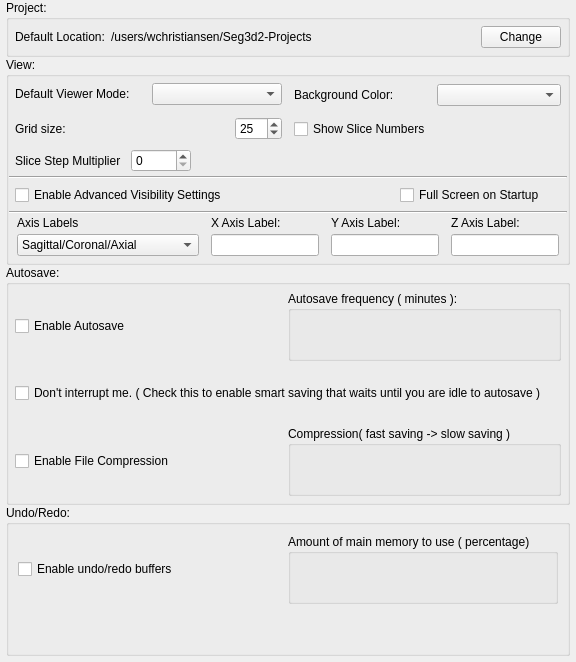
     <widget class="QWidget" name="tab_general_">
      <attribute name="title">
       <string>General</string>
      </attribute>
      <layout class="QVBoxLayout" name="verticalLayout_12">
       <property name="spacing">
        <number>0</number>
       </property>
       <property name="leftMargin">
        <number>6</number>
       </property>
       <property name="topMargin">
        <number>0</number>
       </property>
       <property name="rightMargin">
        <number>6</number>
       </property>
       <property name="bottomMargin">
        <number>6</number>
       </property>
       <item>
        <widget class="QGroupBox" name="groupBox_9">
         <property name="sizePolicy">
          <sizepolicy hsizetype="Preferred" vsizetype="Fixed">
           <horstretch>0</horstretch>
           <verstretch>0</verstretch>
          </sizepolicy>
         </property>
         <property name="title">
          <string>Project:</string>
         </property>
         <layout class="QVBoxLayout" name="verticalLayout_10">
          <property name="spacing">
           <number>0</number>
          </property>
          <property name="margin">
           <number>0</number>
          </property>
          <item>
           <widget class="QWidget" name="widget_2" native="true">
            <property name="minimumSize">
             <size>
              <width>0</width>
              <height>32</height>
             </size>
            </property>
            <layout class="QHBoxLayout" name="horizontalLayout_2">
             <property name="margin">
              <number>6</number>
             </property>
             <item>
              <widget class="QLabel" name="label_10">
               <property name="text">
                <string>Default Location:</string>
               </property>
              </widget>
             </item>
             <item>
              <widget class="QLabel" name="path_">
               <property name="sizePolicy">
                <sizepolicy hsizetype="MinimumExpanding" vsizetype="Preferred">
                 <horstretch>0</horstretch>
                 <verstretch>0</verstretch>
                </sizepolicy>
               </property>
               <property name="text">
                <string>/users/wchristiansen/Seg3d2-Projects</string>
               </property>
              </widget>
             </item>
             <item>
              <widget class="QPushButton" name="change_directory_button_">
               <property name="text">
                <string>Change</string>
               </property>
               <property name="autoDefault">
                <bool>false</bool>
               </property>
              </widget>
             </item>
            </layout>
           </widget>
          </item>
         </layout>
        </widget>
       </item>
       <item>
        <widget class="QGroupBox" name="groupBox_3">
         <property name="title">
          <string>View:</string>
         </property>
         <layout class="QVBoxLayout" name="verticalLayout_11">
          <property name="spacing">
           <number>0</number>
          </property>
          <property name="leftMargin">
           <number>0</number>
          </property>
          <property name="topMargin">
           <number>0</number>
          </property>
          <property name="rightMargin">
           <number>0</number>
          </property>
          <property name="bottomMargin">
           <number>4</number>
          </property>
          <item>
           <widget class="QWidget" name="widget_20" native="true">
            <layout class="QHBoxLayout" name="horizontalLayout_12" stretch="1,1">
             <property name="spacing">
              <number>0</number>
             </property>
             <property name="margin">
              <number>0</number>
             </property>
             <item>
              <widget class="QWidget" name="widget_21" native="true">
               <layout class="QGridLayout" name="gridLayout_4" columnstretch="0,0">
                <property name="horizontalSpacing">
                 <number>6</number>
                </property>
                <property name="verticalSpacing">
                 <number>12</number>
                </property>
                <property name="margin">
                 <number>6</number>
                </property>
                <item row="0" column="0">
                 <widget class="QLabel" name="label">
                  <property name="sizePolicy">
                   <sizepolicy hsizetype="MinimumExpanding" vsizetype="Preferred">
                    <horstretch>0</horstretch>
                    <verstretch>0</verstretch>
                   </sizepolicy>
                  </property>
                  <property name="text">
                   <string>Default Viewer Mode:</string>
                  </property>
                 </widget>
                </item>
                <item row="0" column="1">
                 <widget class="QComboBox" name="viewer_mode_combobox_"/>
                </item>
                <item row="1" column="0">
                 <widget class="QLabel" name="label_3">
                  <property name="sizePolicy">
                   <sizepolicy hsizetype="MinimumExpanding" vsizetype="Preferred">
                    <horstretch>0</horstretch>
                    <verstretch>0</verstretch>
                   </sizepolicy>
                  </property>
                  <property name="text">
                   <string>Grid size:</string>
                  </property>
                 </widget>
                </item>
                <item row="1" column="1">
                 <widget class="QWidget" name="widget_22" native="true">
                  <layout class="QHBoxLayout" name="horizontalLayout_19">
                   <property name="spacing">
                    <number>0</number>
                   </property>
                   <property name="margin">
                    <number>0</number>
                   </property>
                   <item>
                    <spacer name="horizontalSpacer_4">
                     <property name="orientation">
                      <enum>Qt::Horizontal</enum>
                     </property>
                     <property name="sizeHint" stdset="0">
                      <size>
                       <width>40</width>
                       <height>20</height>
                      </size>
                     </property>
                    </spacer>
                   </item>
                   <item>
                    <widget class="QSpinBox" name="grid_size_spinbox_">
                     <property name="sizePolicy">
                      <sizepolicy hsizetype="Preferred" vsizetype="Fixed">
                       <horstretch>0</horstretch>
                       <verstretch>0</verstretch>
                      </sizepolicy>
                     </property>
                     <property name="maximumSize">
                      <size>
                       <width>85</width>
                       <height>16777215</height>
                      </size>
                     </property>
                     <property name="minimum">
                      <number>1</number>
                     </property>
                     <property name="maximum">
                      <number>100</number>
                     </property>
                     <property name="value">
                      <number>25</number>
                     </property>
                    </widget>
                   </item>
                  </layout>
                 </widget>
                </item>
               </layout>
              </widget>
             </item>
             <item>
              <widget class="QWidget" name="widget_4" native="true">
               <property name="layoutDirection">
                <enum>Qt::LeftToRight</enum>
               </property>
               <layout class="QGridLayout" name="gridLayout">
                <property name="horizontalSpacing">
                 <number>6</number>
                </property>
                <property name="verticalSpacing">
                 <number>12</number>
                </property>
                <property name="margin">
                 <number>6</number>
                </property>
                <item row="0" column="1">
                 <widget class="QComboBox" name="background_color_combobox_">
                  <property name="maximumSize">
                   <size>
                    <width>16777215</width>
                    <height>16777215</height>
                   </size>
                  </property>
                 </widget>
                </item>
                <item row="2" column="0">
                 <widget class="QCheckBox" name="show_slice_numbers_checkbox_">
                  <property name="text">
                   <string>Show Slice Numbers</string>
                  </property>
                 </widget>
                </item>
                <item row="0" column="0">
                 <widget class="QLabel" name="label_2">
                  <property name="text">
                   <string>Background Color:</string>
                  </property>
                 </widget>
                </item>
               </layout>
              </widget>
             </item>
            </layout>
           </widget>
          </item>
          <item>
           <widget class="QWidget" name="widget_15" native="true">
            <property name="minimumSize">
             <size>
              <width>0</width>
              <height>30</height>
             </size>
            </property>
            <property name="toolTip">
             <string>When you are navigating through the slices with the arrow keys, press shift to jump forward or backward this number of slices.</string>
            </property>
            <layout class="QHBoxLayout" name="horizontalLayout_17">
             <property name="leftMargin">
              <number>6</number>
             </property>
             <property name="topMargin">
              <number>0</number>
             </property>
             <property name="rightMargin">
              <number>6</number>
             </property>
             <property name="bottomMargin">
              <number>0</number>
             </property>
             <item>
              <widget class="QWidget" name="widget_16" native="true">
               <layout class="QHBoxLayout" name="horizontalLayout_13">
                <property name="spacing">
                 <number>0</number>
                </property>
                <property name="margin">
                 <number>0</number>
                </property>
                <item>
                 <widget class="QLabel" name="label_9">
                  <property name="minimumSize">
                   <size>
                    <width>110</width>
                    <height>0</height>
                   </size>
                  </property>
                  <property name="text">
                   <string>Slice Step Multiplier</string>
                  </property>
                 </widget>
                </item>
               </layout>
              </widget>
             </item>
             <item>
              <widget class="QWidget" name="widget_18" native="true">
               <property name="minimumSize">
                <size>
                 <width>60</width>
                 <height>0</height>
                </size>
               </property>
               <layout class="QHBoxLayout" name="horizontalLayout_16">
                <property name="spacing">
                 <number>0</number>
                </property>
                <property name="margin">
                 <number>0</number>
                </property>
                <item>
                 <widget class="QSpinBox" name="slice_step_multiplier_spinbox_"/>
                </item>
               </layout>
              </widget>
             </item>
             <item>
              <spacer name="horizontalSpacer_3">
               <property name="orientation">
                <enum>Qt::Horizontal</enum>
               </property>
               <property name="sizeHint" stdset="0">
                <size>
                 <width>301</width>
                 <height>20</height>
                </size>
               </property>
              </spacer>
             </item>
            </layout>
           </widget>
          </item>
          <item>
           <widget class="Line" name="line">
            <property name="orientation">
             <enum>Qt::Horizontal</enum>
            </property>
           </widget>
          </item>
          <item>
           <widget class="QWidget" name="widget_3" native="true">
            <property name="sizePolicy">
             <sizepolicy hsizetype="Preferred" vsizetype="Fixed">
              <horstretch>0</horstretch>
              <verstretch>0</verstretch>
             </sizepolicy>
            </property>
            <layout class="QHBoxLayout" name="horizontalLayout_11">
             <property name="margin">
              <number>6</number>
             </property>
             <item>
              <widget class="QCheckBox" name="advanced_visibility_checkbox_">
               <property name="text">
                <string>Enable Advanced Visibility Settings</string>
               </property>
              </widget>
             </item>
             <item>
              <widget class="QWidget" name="widget_17" native="true"/>
             </item>
             <item>
              <widget class="QCheckBox" name="full_screen_on_startup_checkbox_">
               <property name="text">
                <string>Full Screen on Startup</string>
               </property>
               <property name="checked">
                <bool>false</bool>
               </property>
              </widget>
             </item>
            </layout>
           </widget>
          </item>
          <item>
           <widget class="Line" name="line_2">
            <property name="orientation">
             <enum>Qt::Horizontal</enum>
            </property>
           </widget>
          </item>
          <item>
           <widget class="QWidget" name="widget_23" native="true">
            <property name="minimumSize">
             <size>
              <width>0</width>
              <height>42</height>
             </size>
            </property>
            <layout class="QHBoxLayout" name="horizontalLayout_20" stretch="1,1,1,1">
             <property name="spacing">
              <number>8</number>
             </property>
             <property name="leftMargin">
              <number>6</number>
             </property>
             <property name="topMargin">
              <number>0</number>
             </property>
             <property name="rightMargin">
              <number>6</number>
             </property>
             <property name="bottomMargin">
              <number>0</number>
             </property>
             <item>
              <widget class="QWidget" name="widget_27" native="true">
               <layout class="QVBoxLayout" name="verticalLayout_19">
                <property name="spacing">
                 <number>4</number>
                </property>
                <property name="margin">
                 <number>2</number>
                </property>
                <item>
                 <widget class="QLabel" name="label_20">
                  <property name="text">
                   <string>Axis Labels</string>
                  </property>
                 </widget>
                </item>
                <item>
                 <widget class="QComboBox" name="axis_combobox_">
                  <item>
                   <property name="text">
                    <string>Sagittal/Coronal/Axial</string>
                   </property>
                  </item>
                  <item>
                   <property name="text">
                    <string>Sagittal/Coronal/Transverse</string>
                   </property>
                  </item>
                  <item>
                   <property name="text">
                    <string>X/Y/Z</string>
                   </property>
                  </item>
                  <item>
                   <property name="text">
                    <string>Custom</string>
                   </property>
                  </item>
                 </widget>
                </item>
               </layout>
              </widget>
             </item>
             <item>
              <widget class="QWidget" name="widget_24" native="true">
               <layout class="QVBoxLayout" name="verticalLayout_16">
                <property name="spacing">
                 <number>4</number>
                </property>
                <property name="margin">
                 <number>2</number>
                </property>
                <item>
                 <widget class="QLabel" name="label_7">
                  <property name="text">
                   <string>X Axis Label:</string>
                  </property>
                 </widget>
                </item>
                <item>
                 <widget class="QLineEdit" name="x_lineedit_"/>
                </item>
               </layout>
              </widget>
             </item>
             <item>
              <widget class="QWidget" name="widget_25" native="true">
               <layout class="QVBoxLayout" name="verticalLayout_17">
                <property name="spacing">
                 <number>4</number>
                </property>
                <property name="margin">
                 <number>2</number>
                </property>
                <item>
                 <widget class="QLabel" name="label_8">
                  <property name="text">
                   <string>Y Axis Label:</string>
                  </property>
                 </widget>
                </item>
                <item>
                 <widget class="QLineEdit" name="y_lineedit_"/>
                </item>
               </layout>
              </widget>
             </item>
             <item>
              <widget class="QWidget" name="widget_26" native="true">
               <layout class="QVBoxLayout" name="verticalLayout_18">
                <property name="spacing">
                 <number>4</number>
                </property>
                <property name="margin">
                 <number>2</number>
                </property>
                <item>
                 <widget class="QLabel" name="label_19">
                  <property name="text">
                   <string>Z Axis Label:</string>
                  </property>
                 </widget>
                </item>
                <item>
                 <widget class="QLineEdit" name="z_lineedit_"/>
                </item>
               </layout>
              </widget>
             </item>
            </layout>
           </widget>
          </item>
         </layout>
        </widget>
       </item>
       <item>
        <widget class="QGroupBox" name="groupBox_2">
         <property name="sizePolicy">
          <sizepolicy hsizetype="Preferred" vsizetype="Preferred">
           <horstretch>0</horstretch>
           <verstretch>0</verstretch>
          </sizepolicy>
         </property>
         <property name="minimumSize">
          <size>
           <width>0</width>
           <height>240</height>
          </size>
         </property>
         <property name="title">
          <string>Autosave:</string>
         </property>
         <layout class="QVBoxLayout" name="verticalLayout">
          <property name="spacing">
           <number>2</number>
          </property>
          <property name="margin">
           <number>0</number>
          </property>
          <item>
           <widget class="QWidget" name="widget_13" native="true">
            <property name="minimumSize">
             <size>
              <width>0</width>
              <height>32</height>
             </size>
            </property>
            <layout class="QHBoxLayout" name="horizontalLayout_14" stretch="1,1">
             <property name="spacing">
              <number>0</number>
             </property>
             <property name="margin">
              <number>6</number>
             </property>
             <item>
              <widget class="QCheckBox" name="auto_save_checkbox_">
               <property name="text">
                <string>Enable Autosave</string>
               </property>
              </widget>
             </item>
             <item>
              <widget class="QGroupBox" name="groupBox_4">
               <property name="sizePolicy">
                <sizepolicy hsizetype="Preferred" vsizetype="Minimum">
                 <horstretch>0</horstretch>
                 <verstretch>0</verstretch>
                </sizepolicy>
               </property>
               <property name="minimumSize">
                <size>
                 <width>0</width>
                 <height>70</height>
                </size>
               </property>
               <property name="title">
                <string>Autosave frequency ( minutes ):</string>
               </property>
               <layout class="QHBoxLayout" name="horizontalLayout_15">
                <property name="spacing">
                 <number>0</number>
                </property>
                <property name="leftMargin">
                 <number>4</number>
                </property>
                <property name="topMargin">
                 <number>2</number>
                </property>
                <property name="rightMargin">
                 <number>4</number>
                </property>
                <property name="bottomMargin">
                 <number>4</number>
                </property>
                <item>
                 <widget class="QtUtils::QtSliderIntCombo" name="auto_save_timer_adjuster_" native="true"/>
                </item>
               </layout>
              </widget>
             </item>
            </layout>
           </widget>
          </item>
          <item>
           <widget class="QWidget" name="widget_19" native="true">
            <layout class="QHBoxLayout" name="horizontalLayout_23">
             <property name="spacing">
              <number>0</number>
             </property>
             <property name="margin">
              <number>6</number>
             </property>
             <item>
              <widget class="QCheckBox" name="smart_save_checkbox_">
               <property name="text">
                <string>Don't interrupt me. ( Check this to enable smart saving that waits until you are idle to autosave )</string>
               </property>
              </widget>
             </item>
            </layout>
           </widget>
          </item>
          <item>
           <widget class="QWidget" name="widget_14" native="true">
            <layout class="QHBoxLayout" name="horizontalLayout_3" stretch="1,1">
             <property name="spacing">
              <number>0</number>
             </property>
             <property name="margin">
              <number>6</number>
             </property>
             <item>
              <widget class="QCheckBox" name="enable_compression_checkbox_">
               <property name="text">
                <string>Enable File Compression</string>
               </property>
              </widget>
             </item>
             <item>
              <widget class="QGroupBox" name="groupBox_5">
               <property name="sizePolicy">
                <sizepolicy hsizetype="Preferred" vsizetype="Minimum">
                 <horstretch>0</horstretch>
                 <verstretch>0</verstretch>
                </sizepolicy>
               </property>
               <property name="minimumSize">
                <size>
                 <width>0</width>
                 <height>70</height>
                </size>
               </property>
               <property name="title">
                <string>Compression( fast saving -&gt; slow saving )</string>
               </property>
               <layout class="QHBoxLayout" name="horizontalLayout_18">
                <property name="spacing">
                 <number>0</number>
                </property>
                <property name="leftMargin">
                 <number>4</number>
                </property>
                <property name="topMargin">
                 <number>2</number>
                </property>
                <property name="rightMargin">
                 <number>4</number>
                </property>
                <property name="bottomMargin">
                 <number>4</number>
                </property>
                <item>
                 <widget class="QtUtils::QtSliderIntCombo" name="compression_adjuster_" native="true"/>
                </item>
               </layout>
              </widget>
             </item>
            </layout>
           </widget>
          </item>
         </layout>
        </widget>
       </item>
       <item>
        <widget class="QGroupBox" name="groupBox_6">
         <property name="sizePolicy">
          <sizepolicy hsizetype="Preferred" vsizetype="Fixed">
           <horstretch>0</horstretch>
           <verstretch>0</verstretch>
          </sizepolicy>
         </property>
         <property name="title">
          <string>Undo/Redo:</string>
         </property>
         <layout class="QVBoxLayout" name="verticalLayout_20">
          <property name="margin">
           <number>0</number>
          </property>
          <item>
           <widget class="QWidget" name="widget_28" native="true">
            <layout class="QHBoxLayout" name="horizontalLayout_24">
             <item>
              <widget class="QCheckBox" name="enable_undo_">
               <property name="text">
                <string>Enable undo/redo buffers</string>
               </property>
              </widget>
             </item>
             <item>
              <widget class="QGroupBox" name="groupBox_10">
               <property name="sizePolicy">
                <sizepolicy hsizetype="Preferred" vsizetype="Minimum">
                 <horstretch>0</horstretch>
                 <verstretch>0</verstretch>
                </sizepolicy>
               </property>
               <property name="minimumSize">
                <size>
                 <width>0</width>
                 <height>70</height>
                </size>
               </property>
               <property name="title">
                <string>Amount of main memory to use ( percentage)</string>
               </property>
               <layout class="QHBoxLayout" name="horizontalLayout_22">
                <property name="spacing">
                 <number>0</number>
                </property>
                <property name="leftMargin">
                 <number>4</number>
                </property>
                <property name="topMargin">
                 <number>2</number>
                </property>
                <property name="rightMargin">
                 <number>4</number>
                </property>
                <property name="bottomMargin">
                 <number>4</number>
                </property>
                <item>
                 <widget class="QtUtils::QtSliderDoubleCombo" name="percent_of_memory_" native="true"/>
                </item>
               </layout>
              </widget>
             </item>
            </layout>
           </widget>
          </item>
          <item>
           <spacer name="verticalSpacer_2">
            <property name="orientation">
             <enum>Qt::Vertical</enum>
            </property>
            <property name="sizeHint" stdset="0">
             <size>
              <width>20</width>
              <height>40</height>
             </size>
            </property>
           </spacer>
          </item>
         </layout>
        </widget>
       </item>
      </layout>
     </widget>
